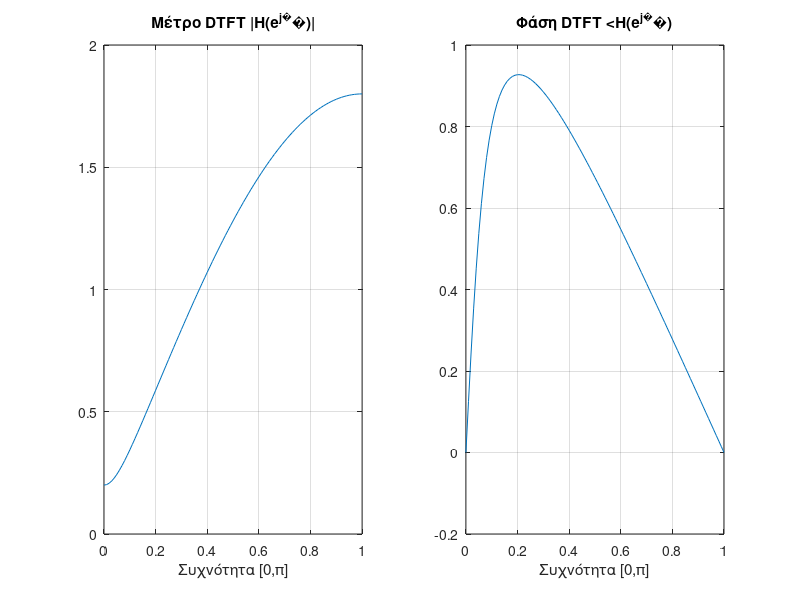

The MATLAB source for this figure:
% Example 11.15

a = 0.8;    		% Συντελεστής απόσβεσης της h[n] = a^n u[n]
N = 100;    		% Ν: πλήθος σημείων άξονα συχνοτήτων
w = [0:1:N] * (pi/N); 	% Διαίρεση περιοχής [0,π] σε Ν σημεία
H = 1 - a * exp(-j*w); 	% Υπολογισμός DTFT για α=0.8

% Σχεδιασμός φασμάτων πλάτους και φάσης
subplot(121), plot(w/pi, abs(H)); grid; xlim([0,1])
xlabel('Συχνότητα [0,π]'); title('Μέτρο DTFT |H(e^j^ω)|'); 
subplot(122), plot(w/pi, angle(H)); grid; xlim([0,1])
xlabel('Συχνότητα [0,π]'); title('Φάση DTFT <H(e^j^ω)');
